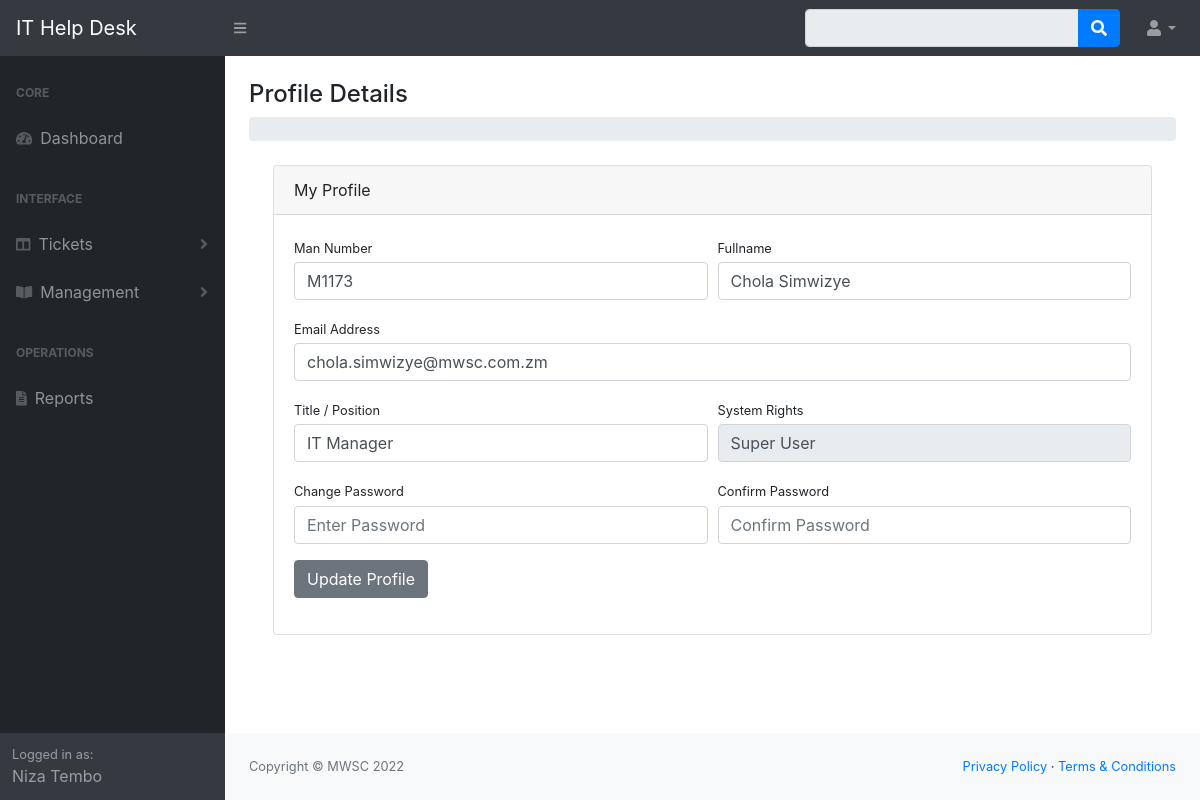
Page /admin/dist/profile.php (signed in) on the committed database.
### tables this page shows
CREATE TABLE `it_staff` (
  `staff_id` int(11) NOT NULL,
  `man_no` varchar(30) NOT NULL,
  `full_name` text NOT NULL,
  `email_address` varchar(100) NOT NULL,
  `department` text DEFAULT NULL,
  `job_title` text DEFAULT NULL,
  `role` text NOT NULL,
  `usr_password` varchar(254) NOT NULL
);

### admin/dist/includes/admin_model.php (called while the page is built, shortened)
<?php
class admin_model
{
    public function getStaff($id)
    {
        $db = new DBconnection();
        $dbConn = $db->getConnection();
        $sql = "SELECT * FROM `it_staff` WHERE staff_id='$id' LIMIT 1";
        return $dbConn->query($sql);
    }
}

### admin/dist/profile.php (the view, shortened to what this page needs)
<?php
include "includes/header.php";
include "includes/navbar.php";
include "includes/admin_model.php";
$admin = new admin_model();
$id = intval($_SESSION['user_id']);
$getuser = $admin->getStaff($id);
$user = $getuser->fetch(PDO::FETCH_ASSOC);
?>
<div id="layoutSidenav_content">
             <main>
                    <div class="container-fluid">
                        <h4 class="mt-4">Profile Details</h4>
                        <ol class="breadcrumb mb-4">
                        </ol>
                     <div class="container-fluid">
                        <div class="card mb-4">
                        <div class="card-header">
                               My Profile
                            </div>
                        <div class="card-body">
                        <form method='POST' class='form-horizontal'>
                         <div class="form-row">
                            <div class="col-md-6">
                                <div class="form-group">
                                    <label class="small mb-1" for="man_no">Man Number</label>
                                    <input class="form-control" value="<?=$user['man_no']?>" name="man_no" id="man_no" type="text" placeholder="Enter Man No" required>
                                 </div>
                            </div>
                            <div class="col-md-6">
                                <div class="form-group">
                                    <label class="small mb-1" for="fullname">Fullname</label>
                                    <input class="form-control" value="<?=$user['full_name']?>" name="fullname" id="f_name" type="text" placeholder="Enter Full Name" required>
                                 </div>
                            </div>
                        </div>
                        <div class="form-row">
                            <div class="col-md-12">
                                <div class="form-group">
                                    <label class="small mb-1" for="email">Email Address</label>
                                    <input class="form-control" value="<?=$user['email_address']?>" name="email" id="email" type="email" placeholder="Enter Email Address" required>
                                </div>
                            </div>
                        </div>
                        <div class="form-row">
                         <div class="col-md-6">
                                <div class="form-group">
                                    <label class="small mb-1" for="title">Title / Position</label>
                                    <input class="form-control" value="<?=$user['job_title']?>" name="title" id="title" type="text" placeholder="Enter Title / Position" required>
                                 </div>
                            </div>
                            <div class="col-md-6">
                                <div class="form-group">
                                    <label class="small mb-1" for="title">System Rights</label>
                                    <input class="form-control" value="<?=$user['role']?>" name="role" id="role" type="text" disabled>
                                 </div>
                            </div>
                    </div>
                        <div class="form-row">
                           <div class="col-md-6">
                                <div class="form-group">
                                    <label class="small mb-1" for="password">Change Password</label>
                                    <input class="form-control"  name="password" id="password" type="password" placeholder="Enter Password" required>
                                 </div>
                            </div>
                            <div class="col-md-6">
                                <div class="form-group">
                                    <label class="small mb-1" for="password2">Confirm Password</label>
                                    <input class="form-control"  name="password2" id="password2" type="password" placeholder="Confirm Password" required>
                                 </div>
                            </div>
                        </div>
                        <div class="form-group">
                            <input class="btn btn-secondary" id="submit" type="submit" name="submit" value="Update Profile" >
                        </div>
                      </form>
                    </div>
                </div>
            </div>
        </main>
<?php
    include 'includes/footer.php';
?>

### rows in the picture
it_staff: man_no "M1173", fullname "Chola Simwizye", email "chola.simwizye@mwsc.com.zm", title "IT Manager", role "Super User"

### other values in the picture
$_SESSION['name'] "Niza Tembo"
